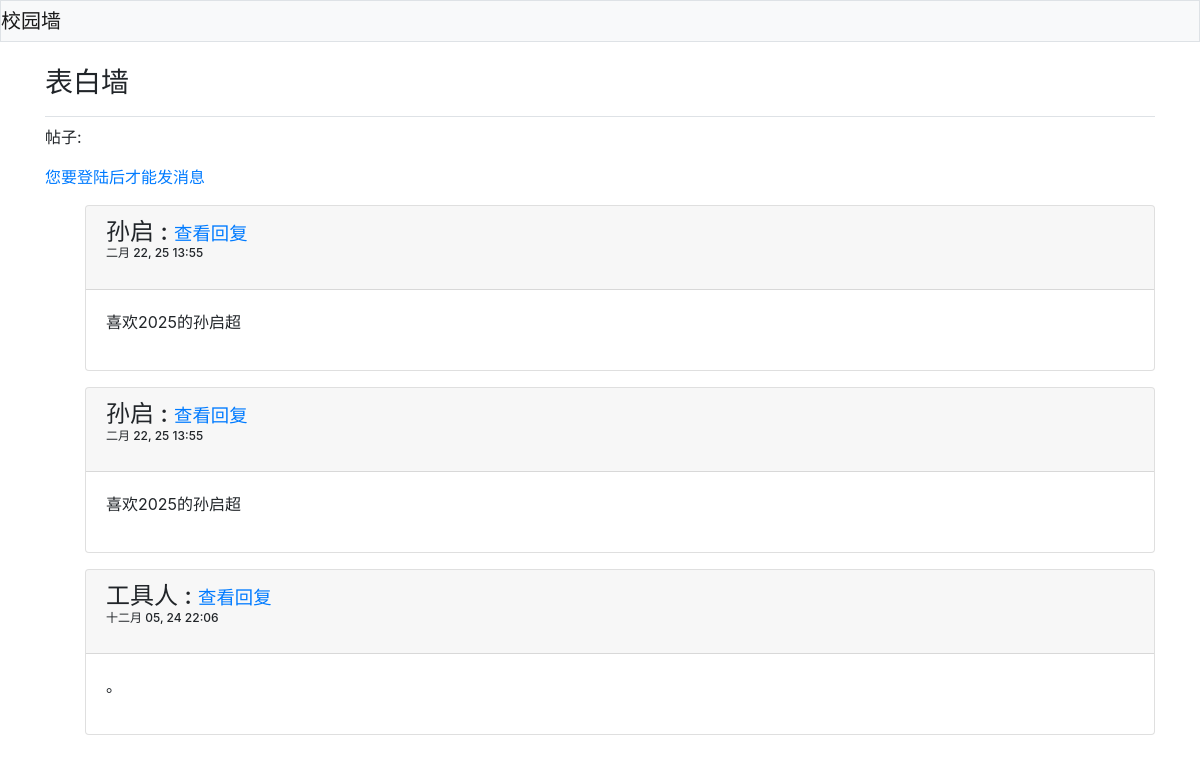
/topics/1/, run on the app's committed database.
### xyq_files/models.py (models this page shows, shortened)
class Topic(models.Model):
    text = models.CharField(max_length=200)
    date_added = models.DateTimeField(auto_now_add=True)
    def __str__(self):
        return self.text

class Entry(models.Model):
    topic = models.ForeignKey(Topic,on_delete=models.CASCADE)
    text = models.TextField()
    date_added = models.DateTimeField(auto_now=True)
    owner = models.ForeignKey(User,on_delete=models.CASCADE)
    class Meta:
        verbose_name_plural = 'entries'

### xyq_files/views.py (the view)
# urls.py: path('topics/<int:topic_id>/', views.topic,name='topic'),
def topic(request,topic_id):
    topic =Topic.objects.get(id=topic_id)
    entries = topic.entry_set.order_by('-date_added')
    context ={'topic': topic,'entries': entries}
    return render(request,'xyq_files/topic.html',context)

### xyq_files/templates/xyq_files/topic.html (shortened to what this page needs)
{% extends "xyq_files/base.html" %}
{% block page_header %}
    <h3>{{ topic }}</h3>
{% endblock page_header %}
{% block content %}
    <p>帖子:</p>
    {% if topic.id != 3 and user.is_authenticated %}
        <p>
            <a href="{% url 'xyq_files:new_entry' topic.id %}">发消息</a>
        </p>
    {% elif  topic.id != 3 and not user.is_authenticated %}
        <p>
            <a href="{% url 'users:login' %}">您要登陆后才能发消息</a>
        </p>
    {% endif %}
    <ul>
    {% for entry in entries %}
        <div class="card mb-3">
            <h4 class="card-header">
                {{ entry.owner }} :
                <small></small><small><small>
                    <a href="{% url 'xyq_files:entry' entry.id %}">查看回复</a>
                </small></small></small></small>
                <p style="font-size: 12px;">
                    {{ entry.date_added|date:'M d, y H:i'}}
                </p>
                </h4>
                <div class="card-body">
                    {{ entry.text|linebreaks }}
            </div>
        </div>
    {% empty %}
        <p>此版块还没有内容哦</p>
    {% endfor %}
    </ul>
{% endblock content %}

### data on the page
Topic: text "表白墙"
Entry: owner "孙启", date_added "二月 22, 25 13:55", text "喜欢2025的孙启超"
Entry: owner "孙启", date_added "二月 22, 25 13:55", text "喜欢2025的孙启超"
Entry: owner "工具人", date_added "十二月 05, 24 22:06", text "。"
